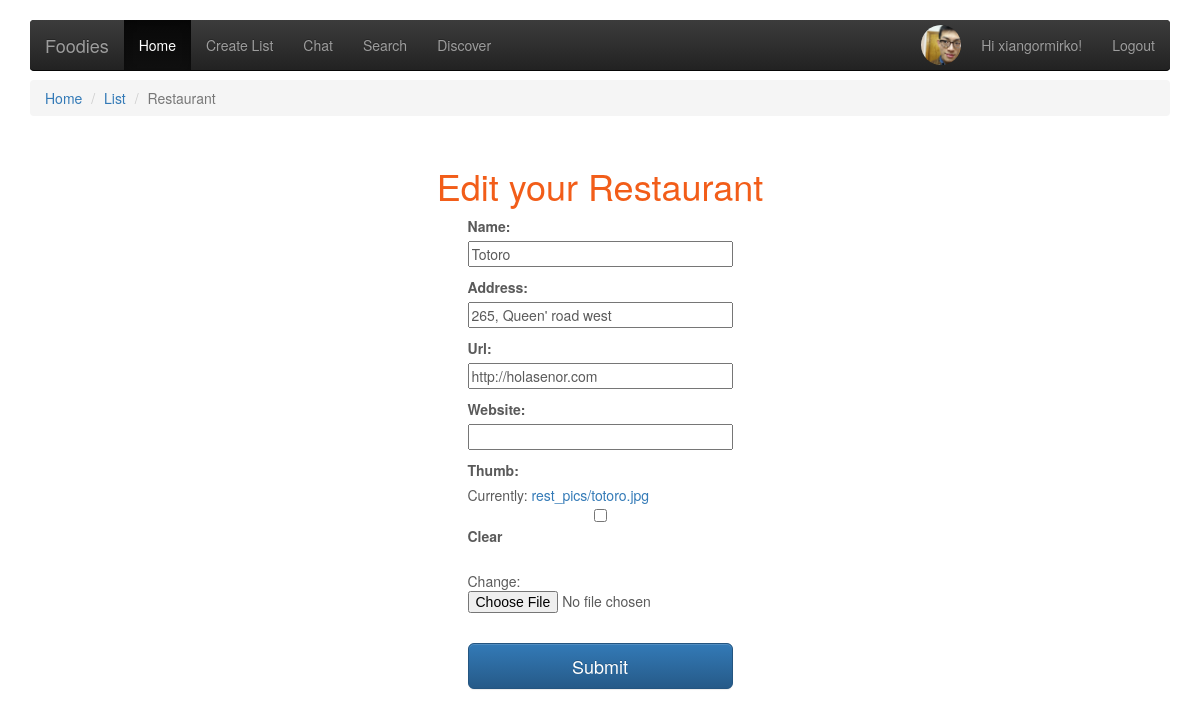
The page /lists/1/edit_rest/1/ (signed in) on the database its author committed.
### rest_lists/models.py (models this page shows, shortened)
class UserProfile(models.Model):
    first_name = models.CharField(max_length=255)
    last_name = models.CharField(max_length=255)
    user = models.OneToOneField(User, on_delete=models.CASCADE)
    picture = models.ImageField(upload_to='profile_images', blank=True)
    following = models.ManyToManyField(List)

class Restaurant(models.Model):
    name = models.CharField(max_length=255)
    address = models.CharField(max_length=255)
    list = models.ForeignKey(List, on_delete=models.CASCADE)
    url = models.URLField(blank=True)
    website = models.URLField(blank=True)
    tags = TaggableManager(blank=True)
    thumb = models.ImageField(upload_to='rest_pics', blank=True)

### rest_lists/views.py (the view, shortened to what this page needs)
# urls.py: url(r'(?P<list_pk>\d+)/edit_rest/(?P<rest_pk>\d+)/$', views.rest_edit, name='edit_rest'),
def rest_edit(request, list_pk, rest_pk):
    list = get_object_or_404(models.List, pk=list_pk)
    rest = get_object_or_404(models.Restaurant, pk=rest_pk)
    form = forms.RestForm(instance=rest)
    return render(request, 'rest_lists/rest_edit.html', {'form': form, 'list': list, 'rest': rest})

### rest_lists/forms.py
class RestForm(forms.ModelForm):
    class Meta:
        model = models.Restaurant
        fields = [
            'name',
            'address',
            'url',
            'website',
            'tags',
            'thumb',
        ]

### rest_lists/templates/rest_lists/rest_edit.html (shortened to what this page needs)
{% extends 'layout.html' %}
{% load static from staticfiles %}
{% block content %}
    <ol class="breadcrumb">
        <li><a href="/lists/">Home</a></li>
        <li><a href="/lists/{{ list.id }}/">List</a></li>
        <li class="active">Restaurant</li>
    </ol>
    <div class='register_form_container'>
        <h1>Edit your Restaurant</h1>
        <form id="list_form" method="POST" action="" enctype="multipart/form-data">
            {{ form.as_p }}
            <input type="submit" id="register_btn" class='btn btn-lg btn-primary btn-block' name="submit"
                   value="Submit"/>
        </form>
    </div>
{% endblock %}

### templates/layout.html (shortened to what this page needs)
{% load static from staticfiles %}
<!doctype html>
<html>
<head>
    <link rel="stylesheet" href="{% static 'css/bootstrap.min.css' %}">
    <link rel="stylesheet" href="{% static 'css/bootstrap-theme.min.css' %}">
    <link rel="stylesheet" href="{% static 'css/layout.css' %}">
</head>
<body>
<div class="navbar-wrapper">
    <div class="container" id="main-containner">
        <nav class="navbar navbar-inverse navbar-static-top">
            <div class="container">
                <div class="navbar-header">
                    <a class="navbar-brand" href="/">Foodies</a>
                </div>
                <div id="navbar" class="navbar-collapse collapse">
                    <ul class="nav navbar-nav">
                        <li class="active"><a href="{% url 'lists:list' %}">Home</a></li>
                        <li><a href="{% url 'lists:create_list' %}">Create List</a></li>
                        <li><a href="{% url 'lists:chat' %}">Chat</a></li>
                        <li><a href="{% url 'lists:search' %}">Search</a></li>
                        <li><a href="{% url 'lists:recommend' %}">Discover</a></li>
                    </ul>
                    <ul class="nav navbar-nav navbar-right">
                        {% if user.is_authenticated %}
                            <li>
                                <div class="image-crop"><a id="a-icon" href=""><img class="user-icon" src="
                        {% if user.userprofile.picture %}
                        {% static user.userprofile.picture %}
                        {% else %}
                        {% static 'img/icons/food-iconset_0005_eggs-and-bacon.png' %}
                        {% endif %}
                        "></a></div>
                            </li>
                            <li><a href="/lists/profile/">Hi {{ user.username }}!</a></li>
                            <li><a href="{% url 'lists:logout' %}">Logout</a></li>
                        {% else %}
                            <li><a href="{% url 'lists:login' %}">Login</a></li>
                        {% endif %}
                    </ul>
                </div>
            </div>
        </nav>
    </div>
</div>
<div class="container main">
    {% block content %}{% endblock %}
</div>
</body>
</html>

### assets/css/layout.css (style rules this page uses)
html { height: 100%; }
body { height: 100%; color: #5a5a5a; }
.main { padding-top: 60px; }
h1 { color: #f25d19; padding-top: 1rem; }
input[type=submit] { margin-top: 3rem; }
.navbar-wrapper { position: absolute; top: 0; right: 0; left: 0; z-index: 20; }
.navbar-wrapper > .container { padding-right: 0; padding-left: 0; }
.navbar-wrapper .navbar { padding-right: 15px; padding-left: 15px; }
.navbar-wrapper .navbar .container { width: auto; }
.navbar-brand { text-align: center; display: flex; }
.image-crop { margin: 5px; width: 40px; height: 40px; overflow: hidden; border-radius: 50%; }
.user-icon { margin: 0 auto; height: 100%; width: auto; }
.register_form_container { display: flex; flex-direction: column; align-items: center; justify-content: center; }
input { width: 100%; }
form label, span { display: block; }
.breadcrumb { margin-top: 2rem; }
@media (min-width: 768px) { .navbar-wrapper { margin-top: 20px; } }
@media (min-width: 768px) { .navbar-wrapper .container { padding-right: 15px; padding-left: 15px; } }
@media (min-width: 768px) { .navbar-wrapper .navbar { padding-right: 0; padding-left: 0; } }
@media (min-width: 768px) { .navbar-wrapper .navbar { border-radius: 4px; } }

### rows shown on the page
Restaurant: name "Totoro", address "265, Queen' road west", url "http://holasenor.com"

### other values the page prints
{{ user.username }} "xiangormirko"
